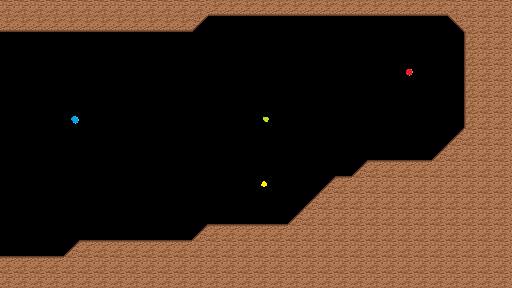

A 2D game scene composited from a Tiled map and its tileset images. What follows is a short description and the map's XML, with each tile layer's data collapsed to a summary:
An orthogonal 32x18 tile map with 16x16 px tiles, 1 tile layer (Front), 1 hidden layer not drawn.

<map version="1.0" orientation="orthogonal" width="32" height="18" tilewidth="16" tileheight="16">
 <tileset firstgid="1" name="CaveSet" tilewidth="16" tileheight="16">
  <image source="TileSetA.png" width="96" height="80" />
  <tile id="0">
   <properties>
    <property name="blocked" value="" />
   </properties>
  </tile>
  <tile id="3">
   <properties>
    <property name="diagonalRight" value="1" />
   </properties>
  </tile>
  <tile id="8">
   <properties>
    <property name="blocked" value="1" />
   </properties>
  </tile>
  <tile id="9">
   <properties>
    <property name="blocked" value="1" />
   </properties>
  </tile>
  <tile id="19">
   <properties>
    <property name="lightYellow" value="" />
   </properties>
  </tile>
  <tile id="20">
   <properties>
    <property name="lightGreen" value="" />
   </properties>
  </tile>
  <tile id="21">
   <properties>
    <property name="lightBlue" value="" />
   </properties>
  </tile>
  <tile id="22">
   <properties>
    <property name="lightRed" value="" />
   </properties>
  </tile>
  <tile id="23">
   <properties>
    <property name="blocked" value="" />
   </properties>
  </tile>
 </tileset>
 <layer name="asckjnakscjnkjn" width="32" height="18" visible="0">
  <data>[576 cells, 0 non-empty, 0 distinct tile ids]</data>
 </layer>
 <layer name="Front" width="32" height="18">
  <data>[576 cells, 241 non-empty, 10 distinct tile ids]</data>
 </layer>
</map>
